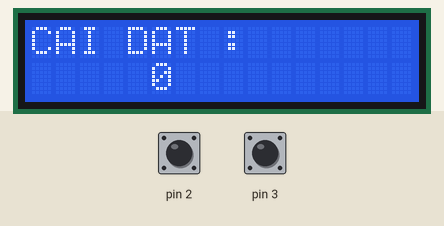
Simulated run of this sketch. Board: Arduino Uno, built with avr-gcc and run on an emulated ATmega328P. Parts: 16×2 character LCD. Inputs (shaded band) come from the test bench; at power-on: pin 2 HIGH, pin 3 HIGH.

Above: at 1.2 s.
1.3 s: pin 2 pulled LOW for 0.15 s
At 2.6 s:
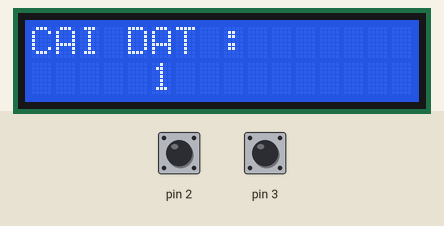
2.9 s: pin 2 pulled LOW for 1 s
At 5.2 s:
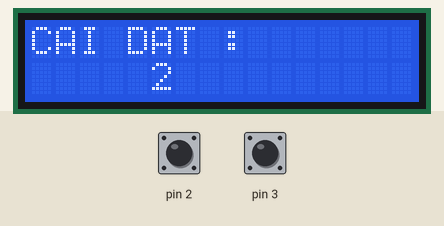
Timing chart, 0 to 6.7 s (numbered marks = the images above; inputs shaded):
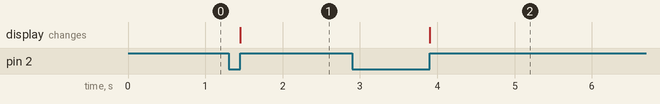

The sketch:

Day_8_lcd.ino
```cpp
#include <LiquidCrystal.h>
#define RS 8
#define E 9
#define D4 10
#define D5 11
#define D6 12
#define D7 13
int x;
LiquidCrystal lcd(RS,E,D4,D5,D6,D7);
void setup() {
pinMode(2,INPUT_PULLUP);
pinMode(3,INPUT_PULLUP);
lcd.begin(16,2);
lcd.setCursor(0, 0);
lcd.print("CAI DAT : ");
}

void loop() {
if(digitalRead(2)==0){
   x++;
   while(digitalRead(2)==0){}
}
if(digitalRead(3)==0){
   x--;
   while(digitalRead(3)==0){}
}
lcd.setCursor(3, 1);
if(x<10) lcd.print(" ");
if(x<100) lcd.print(" ");
if(x<0) x=0;
lcd.print(x);
}
```

Measured:
- after the input at 1.3 s, the display: changes after 0.15 s (image 1)
- after the input at 2.9 s, the display: changes after 1.0 s (image 2)
